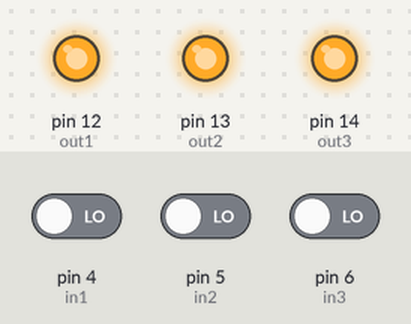
The sketch below on a simulated Arduino Uno, built with avr-gcc and run on an emulated ATmega328P. Parts: output pins drawn as LEDs (lit = HIGH). The test bench sets the inputs (shaded band); at power-on: pin 4 (in1) LOW, pin 5 (in2) LOW, pin 6 (in3) LOW.

Above: at 1.2 s.
1.3 s: pin 4 (in1) driven HIGH
At 2.0 s:
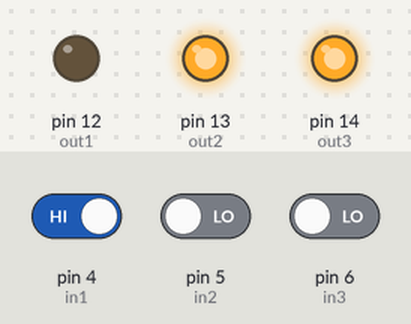
2.8 s: pin 5 (in2) driven HIGH
At 3.1 s:
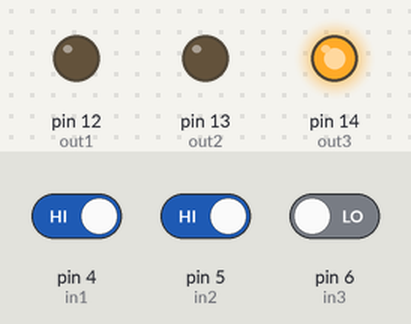
4.3 s: pin 6 (in3) driven HIGH
At 5.5 s:
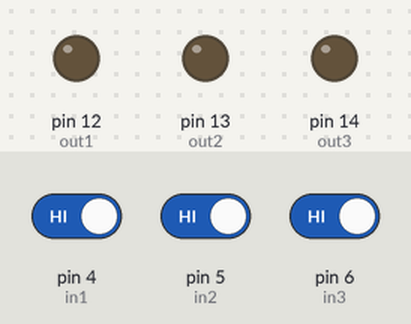
5.8 s: pin 4 (in1) driven LOW
At 6.6 s:
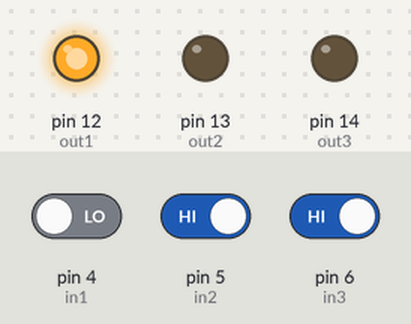
7.3 s: pin 5 (in2) driven LOW
At 7.8 s:
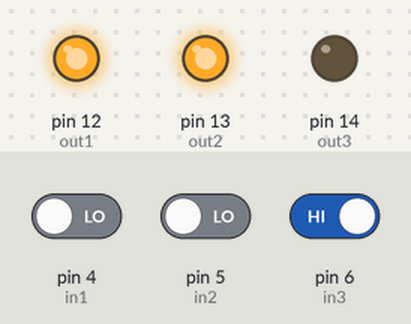
8.8 s: pin 4 (in1) driven HIGH
At 10.1 s:
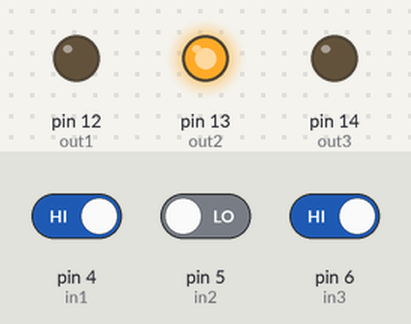
Timing chart, 0 to 11.3 s (numbered marks = the images above; inputs shaded):
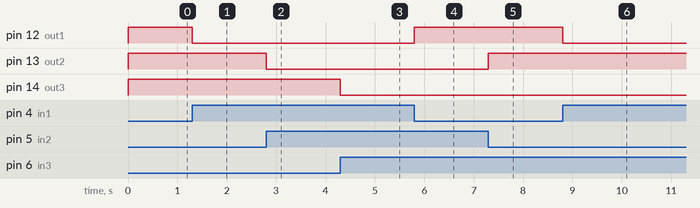

The sketch:

code.ino
```cpp
#include <Servo.h>

int out1 = 12;
int out2 = 13;
int out3 = 14;

int in1 = 4;
int in2 = 5;
int in3 = 6;

int rd1, rd2, rd3;

void setup()
{
  pinMode(out1, OUTPUT);
  pinMode(out2, OUTPUT);
  pinMode(out3, OUTPUT);

  pinMode(in1, INPUT);
  pinMode(in2, INPUT);
  pinMode(in3, INPUT);
}

void loop()
{
  rd1 = digitalRead(in1);
  rd2 = digitalRead(in2);
  rd3 = digitalRead(in3);

  if (rd1 == HIGH)
  {
    digitalWrite(out1, LOW);
  }
  else
  {
    digitalWrite(out1, HIGH);
  }

  if (rd2 == HIGH)
  {
    digitalWrite(out2, LOW);
  }
  else
  {
    digitalWrite(out2, HIGH);
  }

  if (rd3 == HIGH)
  {
    digitalWrite(out3, LOW);
  }
  else
  {
    digitalWrite(out3, HIGH);
  }
}
```

Measured:
- after the input at 1.3 s, pin 12 (out1): HIGH → LOW at once
- after the input at 2.8 s, pin 13 (out2): HIGH → LOW at once
- after the input at 4.3 s, pin 14 (out3): HIGH → LOW at once
- after the input at 5.8 s, pin 12 (out1): LOW → HIGH at once
- after the input at 7.3 s, pin 13 (out2): LOW → HIGH at once
- after the input at 8.8 s, pin 12 (out1): HIGH → LOW at once
